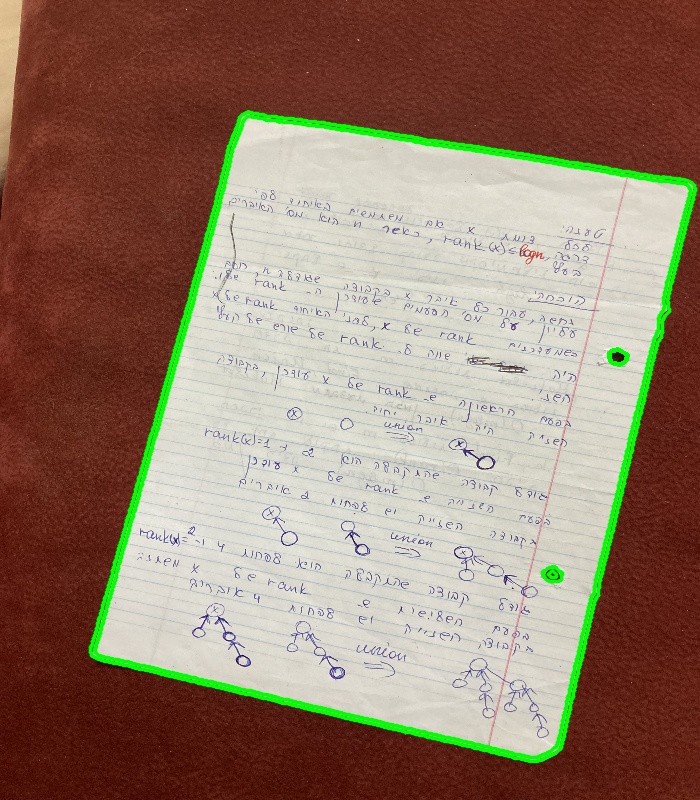
#> input picture image_thres1.jpg, 700 x 800 px
$ python Scanner.py image_thres1.jpg out.png
#> lines starting #> are read from the running program, lines starting #| are printed output that depends on the picture; after the words box and inside, x2 and y2 are one past the last pixel; in counts of white or black regions, pixels touching at a corner belong together

import sys
import cv2
import numpy as np
import math


# Getting argument from terminal
img = sys.argv[1]
output = sys.argv[2]
image = cv2.imread(img, cv2.IMREAD_COLOR)
#> image is the input picture: shape (800, 700, 3); mean B, G, R 107.6, 125.2, 149


# resize window to see image
img_resized = cv2.resize(image, (700, 800))
imgGray = cv2.cvtColor(img_resized, cv2.COLOR_BGR2GRAY)
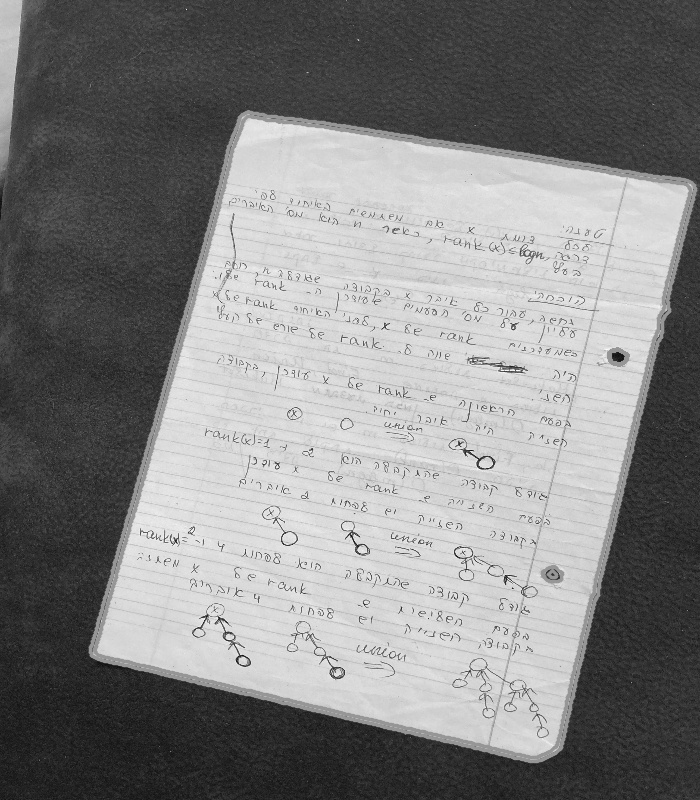
#> imgGray: shape (800, 700); min 13, max 253, mean 130.4

# blurring the image
blurred = cv2.GaussianBlur(imgGray, (11, 11), cv2.BORDER_DEFAULT)
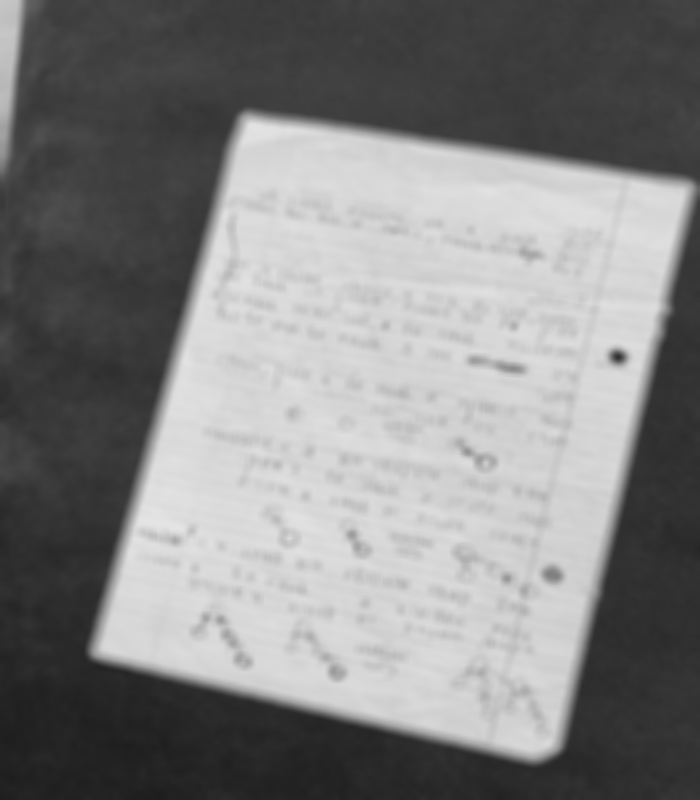
#> blurred: shape (800, 700); min 29, max 229, mean 130.4

# creating Binarization
ret, thresh = cv2.threshold(blurred, 127, 255, cv2.THRESH_BINARY + cv2.THRESH_OTSU)
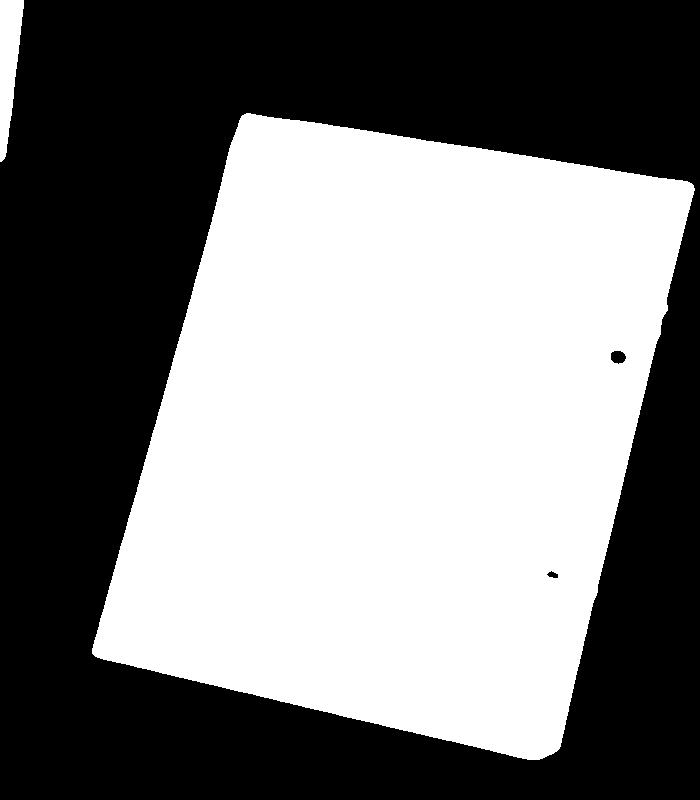
#> thresh: shape (800, 700); 49% white; 2 white regions, box (x1, y1, x2, y2) and area: (92, 113, 695, 760) 271947, (0, 0, 24, 162) 2448
#> ret = 131

cannyImage = cv2.Canny(thresh, threshold1=120, threshold2=255, edges=1)
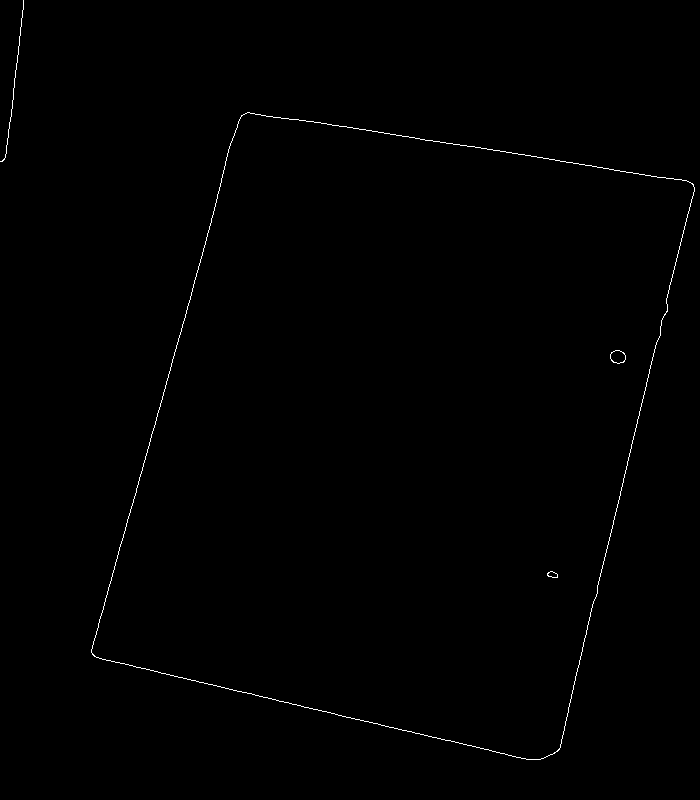
#> cannyImage: shape (800, 700); 0.41% white in thin lines or dots

# find contours
contours, hierarchy = cv2.findContours(cannyImage, cv2.RETR_EXTERNAL, cv2.CHAIN_APPROX_SIMPLE)
#> contours = 2 contours, 1 with area under 20; largest, box (x1, y1, x2, y2) and area: (91, 112, 695, 760) 272156
# Store the corners:
cornerList = []

# Look for the outer bounding boxes:
for i, c in enumerate(contours):
    # Approximate the contour to a polygon:
    contoursPoly = cv2.approxPolyDP(c, 3, True)

    # Convert the polygon to a bounding rectangle:
    boundRect = cv2.boundingRect(contoursPoly)

    # Get the bounding rectangle's data:
    rectX = boundRect[0]
    rectY = boundRect[1]
    rectWidth = boundRect[2]
    rectHeight = boundRect[3]

    # Estimate the bounding rect area:
    rectArea = rectWidth * rectHeight
    # Set a min area threshold
    minArea = 100000

    # Filter blobs by area:
    if rectArea > minArea:
        # Get the convex hull for the target contour: - convexhull is a tight-fitting convex boundary around the point
        hull = cv2.convexHull(c)
        # Draw the hull:
        color = (0, 255, 0)
        cv2.polylines(img_resized, [hull], True, color, 2)

        # Create image for good features to track:
        (height, width) = cannyImage.shape[:2]

        # Black image same size as original input:
        hullImg = np.zeros((height, width), dtype=np.uint8)

        # Draw the points:
        cv2.drawContours(hullImg, [hull], 0, 255, 2)

        # Get the corners: - goodFeaturesToTrack finds the n strongest corners in the image
        corners = cv2.goodFeaturesToTrack(hullImg, 4, 0.01, int(max(height, width) / 4))
        corners = np.int0(corners)

        # Loop through the corner array and store/draw the corners:
        for c in corners:
            # Flat the array of corner points:
            (x, y) = c.ravel()
            # Store the corner point in the list:
            cornerList.append((x, y))
            print(cornerList)
            # Draw the corner points:
            cv2.circle(img_resized, (x, y), 5, (0, 0, 255), 5)

            # print all 4 corners
            cv2.imshow("Corners", img_resized)
        cv2.waitKey(0)
#> this loop made 2 passes
#> (rectX, rectY, rectWidth, rectHeight, rectArea, minArea, color, height) on pass 1: (91, 112, 603, 648, 390744, 100000, (0, 255, 0), 800)
#> (contoursPoly, rectX, rectY, rectWidth, rectHeight, rectArea, minArea) on pass 2: ([[23, 0], [6, 153], [0, 161], [6, 153]], 0, 0, 24, 162, 3888, 100000)
#| [(693, 183)]
#| [(693, 183), (242, 116)]
#| [(693, 183), (242, 116), (560, 750)]
#| [(693, 183), (242, 116), (560, 750), (91, 655)]
#> pass 1, `cv2.imshow("Corners", img_resized)`:
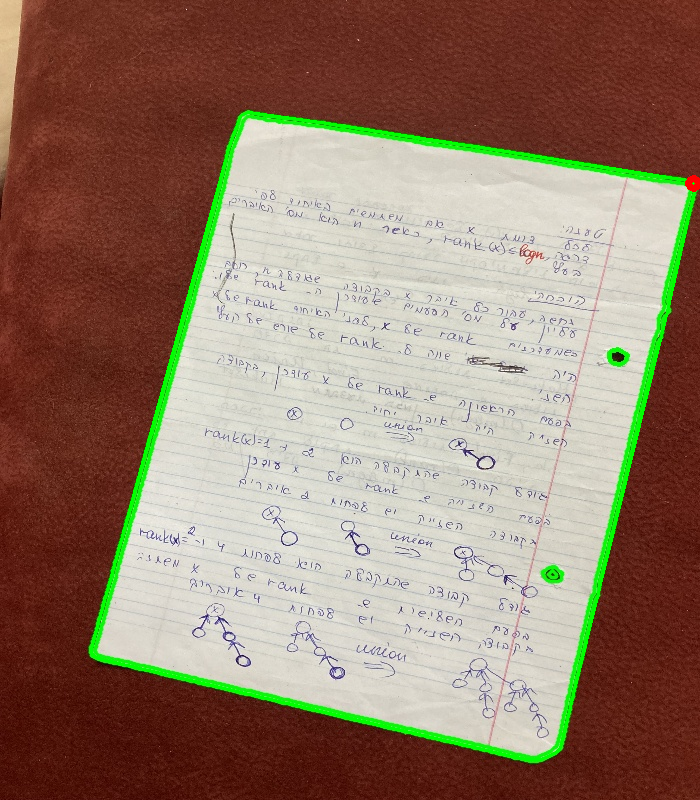
#> window 'Corners': shape (800, 700, 3); mean B, G, R 107.4, 125.6, 148.8
#> after the loop:
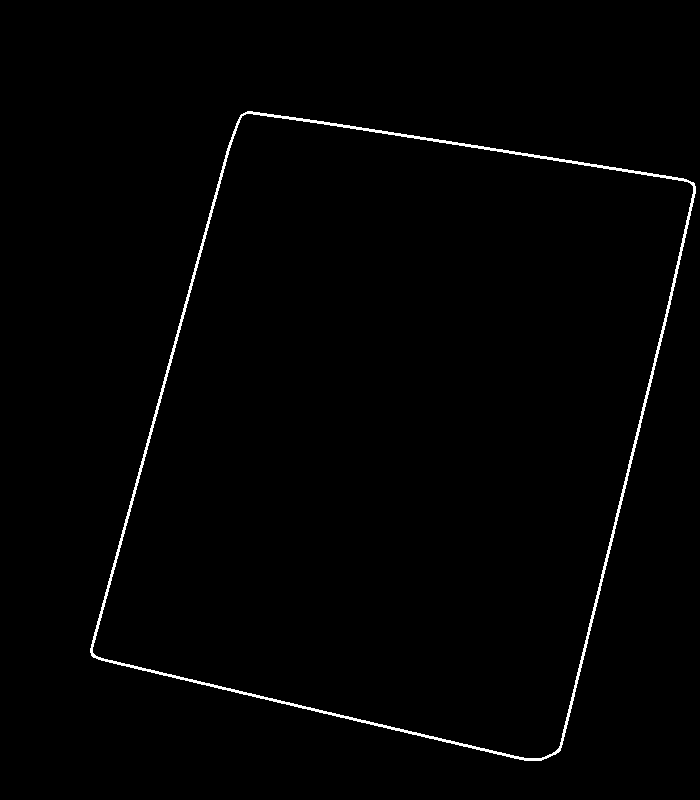
#> hullImg: shape (800, 700); 1.1% white; 1 white region, box (x1, y1, x2, y2) and area: (90, 111, 696, 761) 5973
#> after the loop, cornerList = [(693, 183), (242, 116), (560, 750), (91, 655)]

# sort corner list from top left to bottom left (clockwise), atan- calculates degree
cornerList = sorted(cornerList, key=lambda point: math.atan2(point[1] - (height / 2), point[0] - (width / 2)))
#> cornerList = [(242, 116), (693, 183), (560, 750), (91, 655)]
# corners
topLeft = cornerList[0]
#> topLeft = (242, 116)
topRight = cornerList[1]
#> topRight = (693, 183)
bottomRight = cornerList[2]
#> bottomRight = (560, 750)
bottomLeft = cornerList[3]
#> bottomLeft = (91, 655)
# get height and width
w1 = abs(bottomRight[0] - bottomLeft[0])
#> w1 = 469
w2 = abs(topRight[0] - topLeft[0])
#> w2 = 451
h1 = abs(topRight[1] - bottomRight[1])
#> h1 = 567
h2 = abs(topLeft[1] - bottomLeft[1])
#> h2 = 539

width = max([w1, w2])
#> width = 469
height = max([h1, h2])
#> height = 567
# sort them as list
input_pts = np.float32([list(topLeft), list(bottomLeft), list(bottomRight), list(topRight)])
#> input_pts = [[242, 116], [91, 655], [560, 750], [693, 183]]

output_pts = np.float32([[0, 0],
                         [0, height - 1],
                         [width - 1, height - 1],
                         [width - 1, 0]])
#> output_pts = [[0, 0], [0, 566], [468, 566], [468, 0]]

# Compute the perspective transform M
M = cv2.getPerspectiveTransform(input_pts, output_pts)
#> M = [[1.07, 0.301, -294.7], [-0.163, 1.1, -87.8], [7.97e-05, 0.000123, 1]]
# apply the perspective transformation to the image
out = cv2.warpPerspective(img_resized, M, (width, height), flags=cv2.INTER_LINEAR)
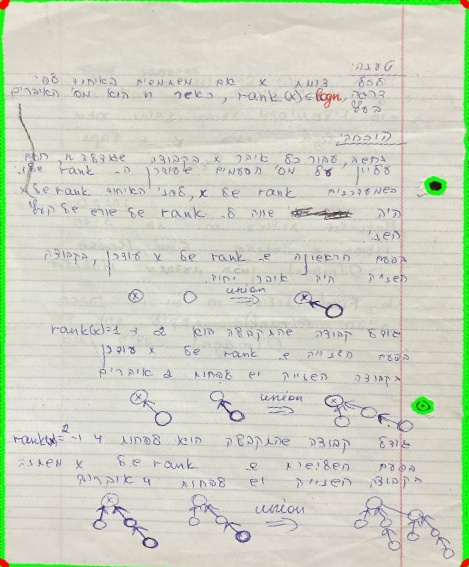
#> out: shape (567, 469, 3); mean B, G, R 196.4, 211.8, 207.6

cv2.imshow("transformed", out)
cv2.imwrite(output, out)
cv2.waitKey(0)

$ run again, on img2.jpg
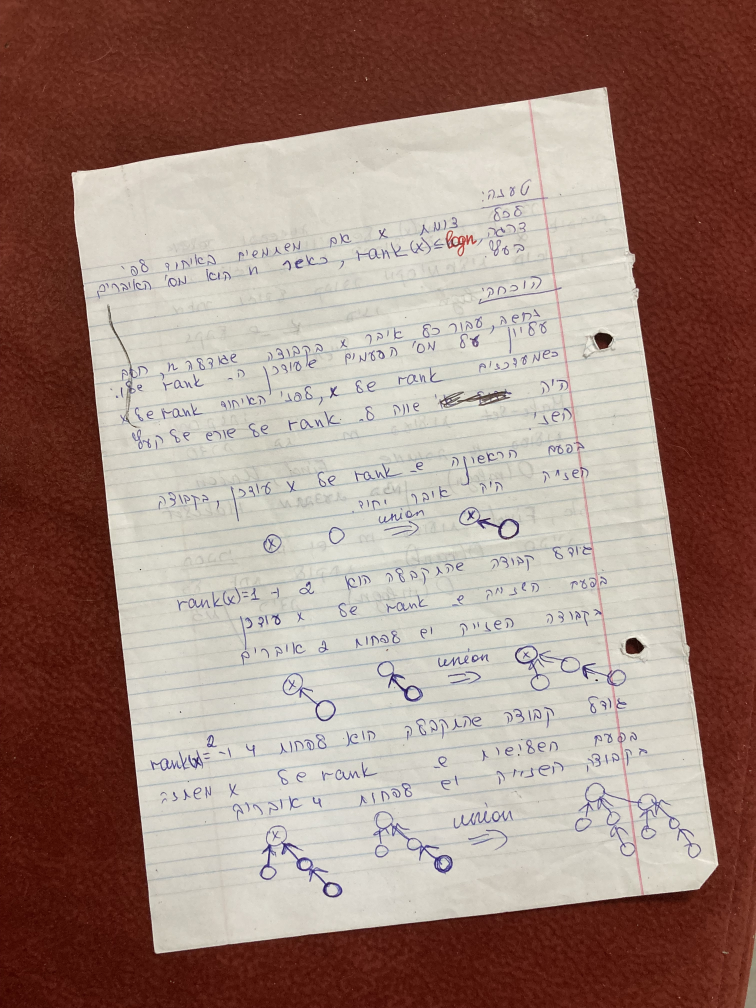
#> input picture img2.jpg, 3024 x 4032 px (shown at 1/4 size)
#> image is the input picture: shape (4032, 3024, 3); mean B, G, R 124, 134.1, 159.5
#> `ret, thresh = cv2.threshold(blurred, 127, 255, cv2.THRESH_BINARY + cv2..`:
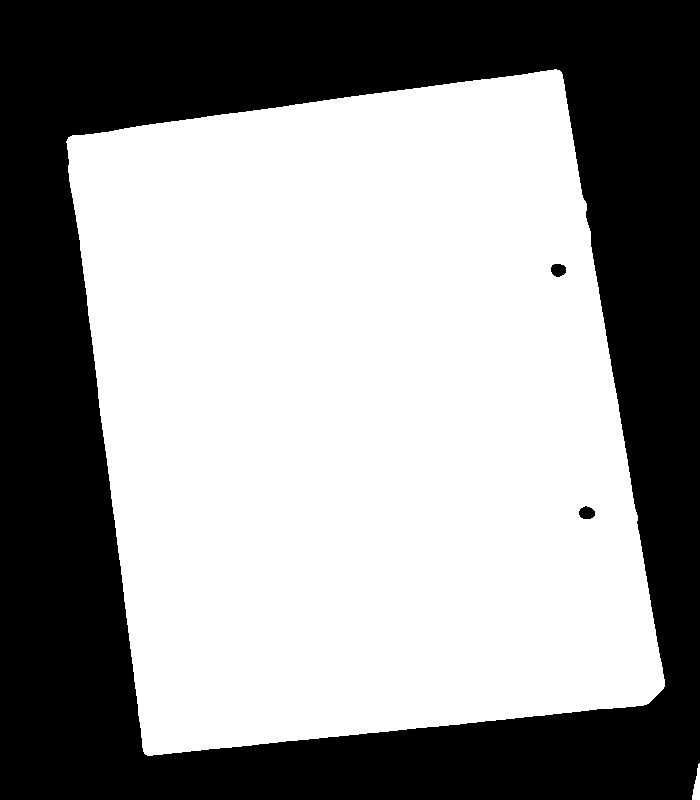
#> thresh: shape (800, 700); 58.1% white; 3 black regions, box (x1, y1, x2, y2) and area: (0, 0, 700, 800) 234443, (579, 506, 595, 519) 160, (551, 264, 566, 277) 157
#> ret = 128
#> cannyImage: shape (800, 700); 0.43% white in thin lines or dots, all inside (x1, y1, x2, y2) = (66, 68, 700, 800)
#> contours = 2 contours, 1 with area under 20; largest, box (x1, y1, x2, y2) and area: (66, 68, 665, 756) 325384
#> the loop `for i, c in enumerate(contours):` made 2 passes
#> (rectX, rectY, rectWidth, rectHeight, rectArea, minArea, color, height) on pass 2: (67, 70, 597, 685, 408945, 100000, (0, 255, 0), 800)
#> (printed output is left out)
#> after the loop `for i, c in enumerate(contours):`: cornerList = [(145, 753), (561, 70), (664, 690), (68, 140)]
#> `cornerList = sorted(cornerList, key=lambda point: math.atan2(point[1] ..`: cornerList = [(68, 140), (561, 70), (664, 690), (145, 753)]
#> topLeft = (68, 140)
#> topRight = (561, 70)
#> bottomRight = (664, 690)
#> bottomLeft = (145, 753)
#> w1 = 519
#> w2 = 493
#> h1 = 620
#> h2 = 613
#> `width = max([w1, w2])`: width = 519
#> `height = max([h1, h2])`: height = 620
#> input_pts = [[68, 140], [145, 753], [664, 690], [561, 70]]
#> output_pts = [[0, 0], [0, 619], [518, 619], [518, 0]]
#> M = [[1.06, -0.134, -53.61], [0.15, 1.06, -157.9], [4.43e-05, 7.58e-05, 1]]
#> `out = cv2.warpPerspective(img_resized, M, (width, height), flags=cv2.I..`:
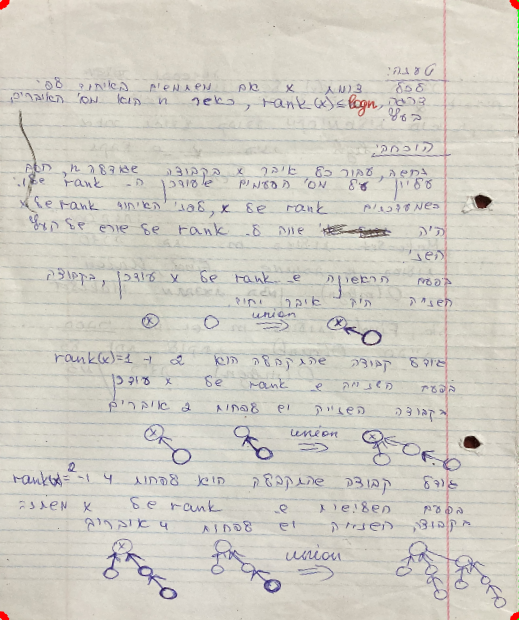
#> out: shape (620, 519, 3); mean B, G, R 196.9, 206, 209.1
